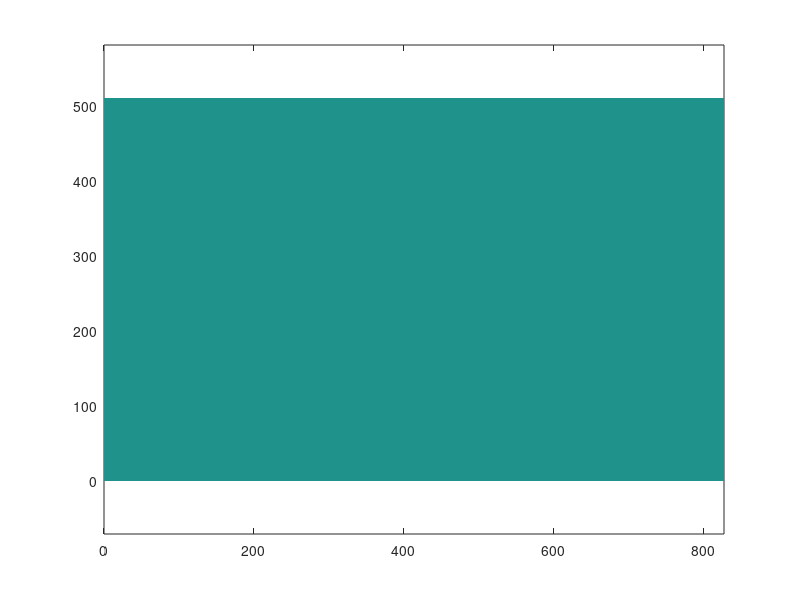

Source code (MATLAB): (Note: this script raises an error after producing the figure.)
% constants.m %
% http://mt.seas.upenn.edu/Stuff/e/main.pdf %
% Wang, Jin, Khachaturyan, J. Appl. Phys. 92 (2002) 1351 %

clear;
global H0 volume0 mesh voxel0 S X0 K KS KK EpsAvg X
global hole
global Mu Nu Lambda DLambda DMu
global Sigma 
global Eps Eps0
global muo nuo lambdao alphao betao Epso
clear;

% Vitreloy1: Zr: 41.2 Be: 22.5 Ti: 13.8 Cu: 12.5 Ni: 10 in GPa %
E = 92.1;
nu = 0.387;

% Vitreloy105: Zr: 52.5 Ti: 5 Cu: 17.9 Ni: 14.6 Al:10 in GPa %
% Applied Physics Letters 81 (2002) 4739 %
E = 88.6;
nu = 0.371;

% for 2D %
nu = nu*2;
% 2D isotropic medium - not 3D %
mu = E/(2+2*nu);
lambda = E*nu/(1-nu^2);
alpha = (1+nu)/2;
beta  = nu;

mesh = [512 256];
% mesh = [128 64]; %
% mesh = [64 32]; %

VOXEL_HEIGHT_IN_NM = 2;
% supercell: in nm %
H0 = [(1+sqrt(5))/2 0 
      0 1] * mesh(2) * VOXEL_HEIGHT_IN_NM;
G0 = 2*pi*inv(H0)';

volume0 = abs(det(H0));
voxel0 = volume0;
for i = 1 : length(mesh)
  s{i} = 0 : 1/mesh(i) : 1-1/mesh(i)/2;
  voxel0 = voxel0 / mesh(i);
end;

[S{1},S{2}] = meshgrid(s{1},s{2});
X0{1} = S{1} * H0(1,1) + S{2} * H0(2,1);
X0{2} = S{1} * H0(1,2) + S{2} * H0(2,2);
K{1}  = (S{1}-round(S{1}))*mesh(1)*G0(1,1)+(S{2}-round(S{2}))*mesh(2)*G0(2,1);
K{2}  = (S{1}-round(S{1}))*mesh(1)*G0(1,2)+(S{2}-round(S{2}))*mesh(2)*G0(2,2);
K{3}  = sqrt(K{1}.^2 + K{2}.^2);
% maxK = max(max(K{3})) * 0.5; %
maxK = max(max(K{3}));
KS = (K{3} <= maxK);
K{3}(1,1) = 1;
K{1}  = K{1} ./ K{3};
K{1}(1,1) = 0;
K{2}  = K{2} ./ K{3};
K{2}(1,1) = 0;
% Voight: xx yy xy %
KK{1} = K{1} .* K{1};
KK{2} = K{2} .* K{2};
KK{3} = K{1} .* K{2};

hole = [
%     0.5 0.5   0.5 0.1  0.1 %
%     0.5 0.5   0.5 0.05  0.001 %
%     0.5 0.5   0.5 0.04  0.001 %
%     0.41 0.41 0.5 0.1  0.1 %
       ];

Nu = ones(mesh(2),mesh(1)) * nu;
Mu = ones(mesh(2),mesh(1)) * mu;
for n = 1 : size(hole,1),
  DS = S{1} - hole(n,1);
  DS1 = DS - round(DS);
  DS = S{2} - hole(n,2);
  DS2 = DS - round(DS);
  DX1 = DS1 * H0(1,1) + DS2 * H0(2,1);
  DX2 = DS1 * H0(1,2) + DS2 * H0(2,2);
  DR2 = DX1.^2 + DX2.^2;
  factor1to0 = 0.5 + tanh((DR2/hole(n,4)^2-1)/hole(n,5))/2;
  Mu = Mu .* factor1to0;
end;

figure(1); clf;
pcolor(X0{1}, X0{2}, Mu); shading flat; axis equal;
% 2D isotropic medium - not 3D %
Lambda = 2*Nu./(1-Nu) .* Mu;

muo = mu;
nuo = nu;
lambdao = lambda;
alphao = alpha;
betao = beta;
DLambda = lambdao - Lambda;
DMu     = muo     - Mu;

Eps0{1} = X0{1}*0;
Eps0{2} = X0{1}*0;
Eps0{3} = X0{1}*0;

EPSo = Eps0;
Eps = Eps0;
Epso = Eps0;


units;
T = 300;
kT = T * BOLZ * J_IN_EV;
trialfreq = voxel0 * 1e13;
Q0amp = 5;               % eV
OmegaF = voxel0 / 10;    % Magnitude of transformation volume

% strainrate = 10^2; %
% strainrate = 1; %
% strainrate = 1e-2; %
strainrate = 1e-4;
% strainrate = 1e-6; %
% strainrate = 1e-8; %
% 1/s %
